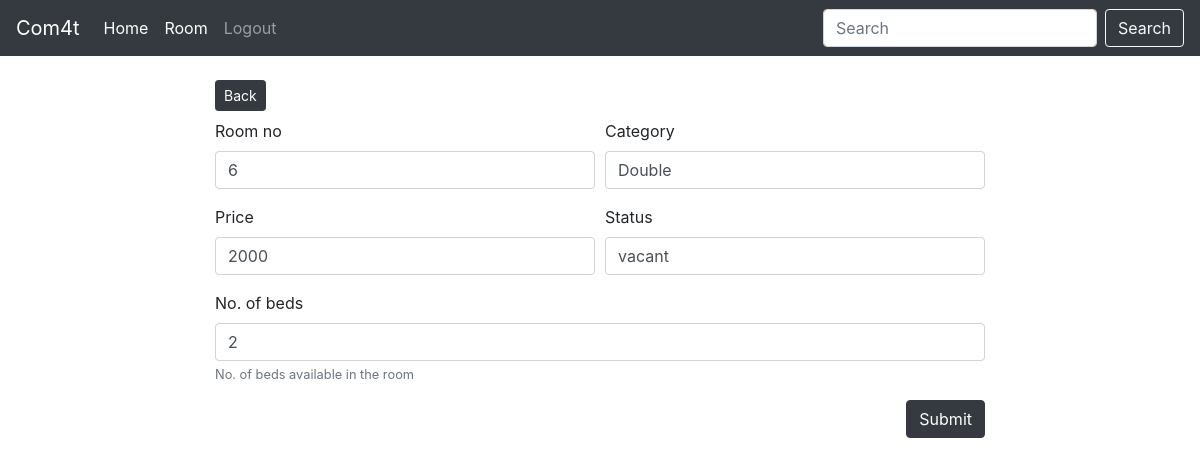
Page /room_form.php?sn=24 on the committed database.
### tables this page shows
CREATE TABLE `room` (
  `sno` int(10) NOT NULL,
  `room_no` int(11) NOT NULL,
  `category` text NOT NULL,
  `no_of_beds` int(30) NOT NULL,
  `price` int(30) NOT NULL,
  `Status` varchar(30) NOT NULL
);

### room_form.php (the view, shortened to what this page needs)
<?php
include 'partials/_dbconnect.php';
$sno = $_GET['sn'];
if (($_SERVER["REQUEST_METHOD"] != "POST")&&$sno!=0) {
    $Sql = "SELECT * FROM `room` WHERE `sno`=$sno";
    $result = mysqli_query($conn, $Sql);
    $row = mysqli_fetch_assoc($result);
    $room_no = $row['room_no'];
    $category = $row['category'];
    $no_of_beds =  $row['no_of_beds'];
    $price =  $row['price'];
    $Status =  $row['Status'];
}
?>
<!doctype html>
<html lang="en">
<head>
  <link rel="stylesheet" href="https://stackpath.bootstrapcdn.com/bootstrap/4.4.1/css/bootstrap.min.css">
</head>
<body>
  <?php require 'partials/_nav1.php' ?>
  <div class="container my-4 col-sm-8">
  <a href="/LOGINSYSTEM/room.php"><button class="btn btn-dark btn-sm mb-2">Back</button></a>
  <form method="post" class="">
    <div class="form-row">
    <div class="form-group col-md-6">
        <label for="room_no">Room no</label>
        <input type="text" class="form-control" id="room_no" name="room_no" value="<?php echo $room_no; ?>" aria-describedby="emailHelp">
      </div>
      <?php if($sno!=0){ ?>
      <div class="form-group col-md-6">
        <label for="category">Category</label>
        <input type="text" class="form-control" id="category" name="category" value="<?php echo $category; ?>">
      </div>
      <div class="form-group col-md-6">
        <label for="price">Price</label>
        <input type="text" class="form-control" id="price" name="price" value="<?php echo $price; ?>">
      </div>
      <div class="form-group col-md-6">
        <label for="Status">Status</label>
        <input type="text" class="form-control" id="Status" name="Status" value="<?php echo $Status; ?>">
      </div>
      <?php } ?>
      <div class="form-group col-md-12">
        <label for="no_of_beds">No. of beds</label>
        <input type="text" class="form-control" id="no_of_beds" name="no_of_beds" value="<?php echo $no_of_beds; ?>">
        <small id="emailHelp" class="form-text text-muted">No. of beds available in the room</small>
      </div>
    </div>
      <div class="text-right"><button type="submit" class="btn btn-dark ">Submit</button></div>
    </form>
  </div>
</body>
</html>

### rows in the picture
room: room_no "6", category "Double", price "2000", Status "vacant", no_of_beds "2"
